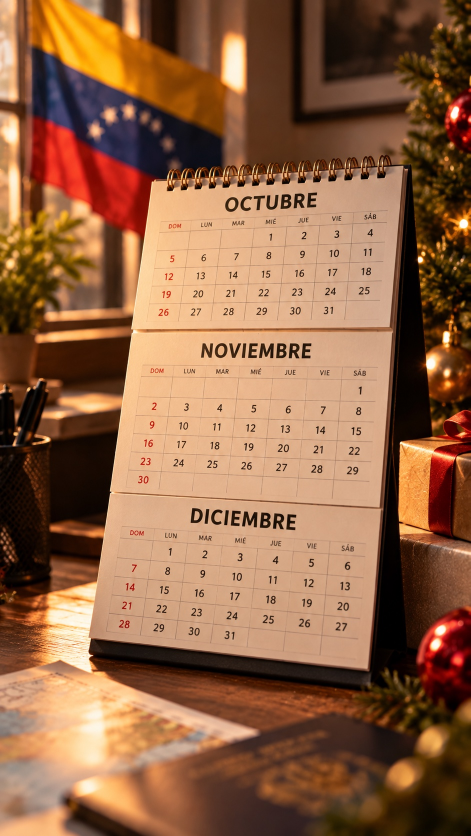
#> input picture calendario-entrega-remotion/scripts/referencia-navidad.jpg, 941 x 1672 px (shown at 1/2 size)
$ python bake_plates.py referencia-navidad.jpg referencia.jpg
#> lines starting #> are read from the running program, lines starting #| are printed output that depends on the picture
"""Build the photographic plates and textures from the reference image.

* fondo.jpg   - the reference, defocused, as the background plate (port at sunset)
* frente.png  - the in-focus foreground (parcels, notebook) with a feathered top edge,
                lightly defocused so it reads as the nearest depth plane
* papel.png   - tileable paper fibre texture (multiplied over every page)
* grano*.png  - film grain tiles

Usage: python bake_plates.py <reference.jpg> <public_dir>
"""
import os, sys
import numpy as np
from PIL import Image, ImageFilter
from scipy import ndimage

SRC, OUT = sys.argv[1], sys.argv[2]
W, H = 2160, 3840
os.makedirs(OUT, exist_ok=True)
rng = np.random.default_rng(7)

ref = Image.open(SRC).convert("RGB")
#> ref is the input picture: PIL image 941x1672 RGB; mean R, G, B 145.1, 100.5, 69.3
big = ref.resize((W, H), Image.LANCZOS)

# Background: strong lens defocus. Two passes give a rounder, filmic falloff.
bg = big.filter(ImageFilter.GaussianBlur(26)).filter(ImageFilter.BoxBlur(10))
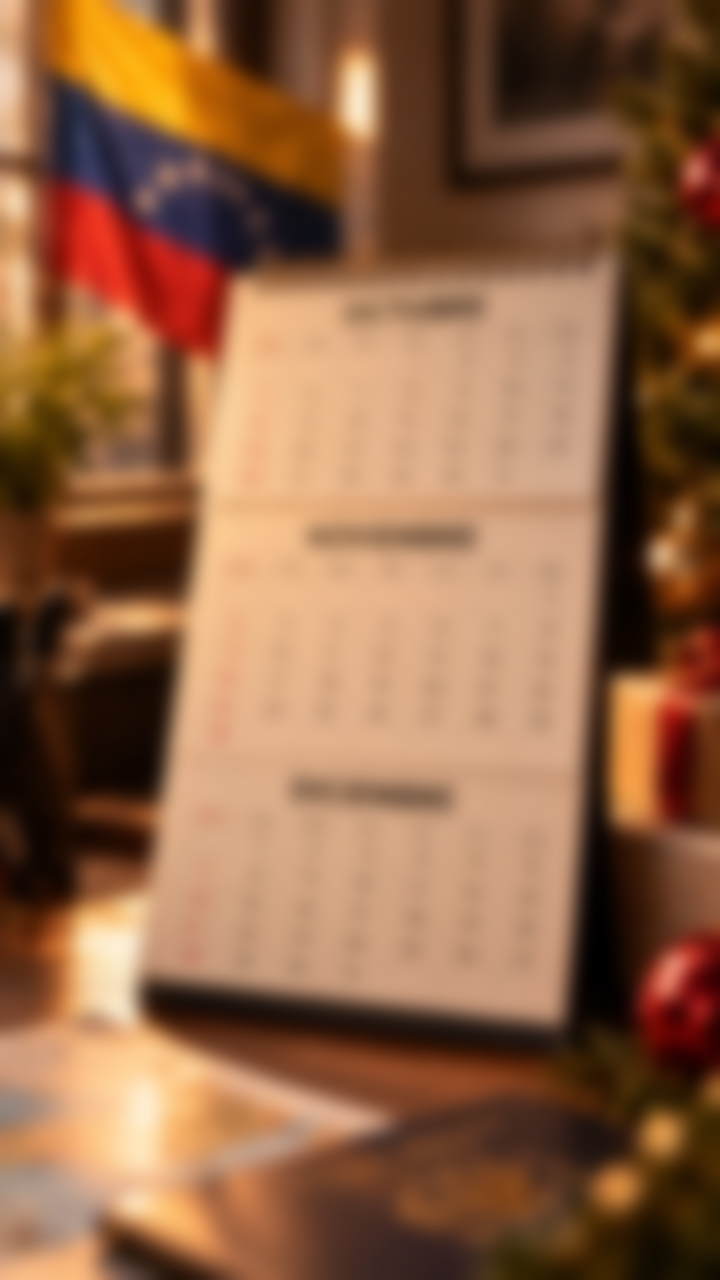
#> bg: PIL image 2160x3840 RGB (shown at 1/3 size); mean R, G, B 145.1, 100.5, 69.4
bg.save(os.path.join(OUT, "fondo.jpg"), quality=92, subsampling=0)

# Foreground: everything below the calendar's base in the reference.
top = int(1118 / ref.height * H)
#> top = 2567
feather = 90
fg = big.filter(ImageFilter.GaussianBlur(3.5)).convert("RGBA")
a = np.zeros((H, W), np.float32)
a[top:] = 1
a[top - feather:top] = np.linspace(0, 1, feather)[:, None]
# Between the two parcels the reference shows the bare table under the old
# calendar: keep that gap transparent so our calendar's base sits on it.
gap = np.zeros((H, W), np.float32)
x0, x1 = int(505 / ref.width * W), int(785 / ref.width * W)
#> x0 = 1159; x1 = 1801
y1 = int(1295 / ref.height * H)
#> y1 = 2974
gap[top - feather:y1, x0:x1] = 1
gap = ndimage.gaussian_filter(gap, 40)
a = a * (1 - np.clip(gap * 1.6, 0, 1))
fg.putalpha(Image.fromarray((a * 255).astype(np.uint8)))
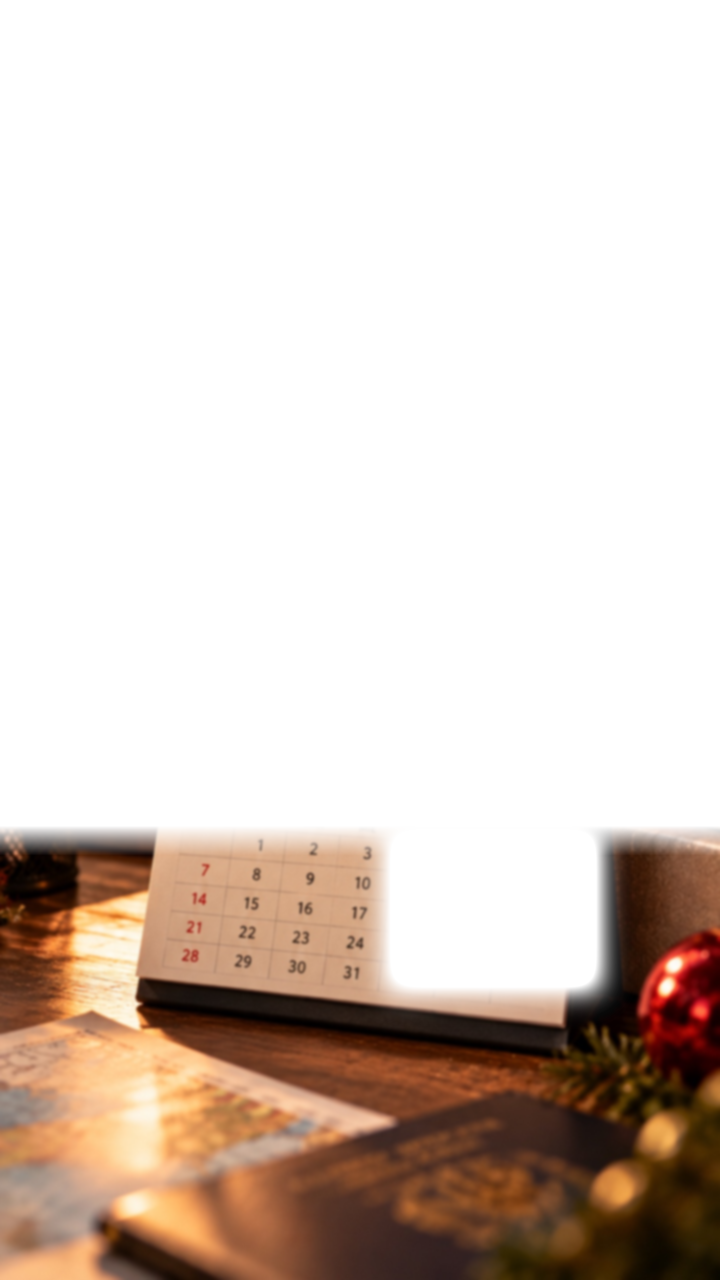
#> fg: PIL image 2160x3840 RGBA (shown at 1/3 size); mean R, G, B, A 145.1, 100.5, 69.4, 77.5; transparent parts drawn white
fg.crop((0, top - feather, W, H)).save(os.path.join(OUT, "frente.png"), optimize=True)
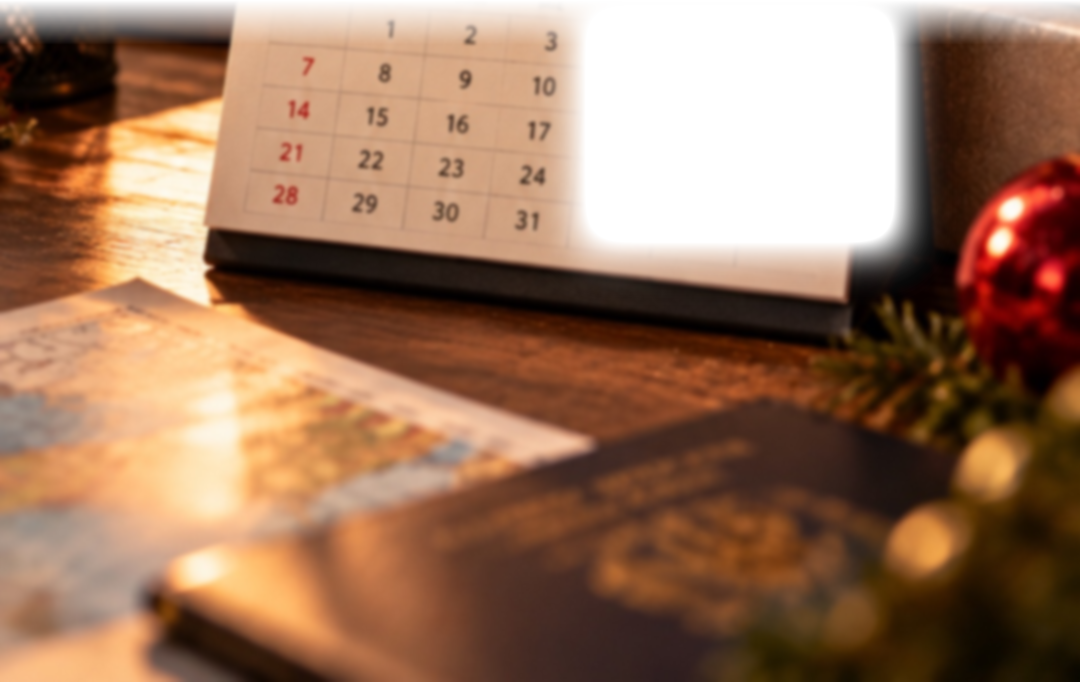
#> saved as frente.png: PIL image 2160x1363 RGBA (shown at 1/2 size); mean R, G, B, A 141.4, 98.6, 70.3, 218.3; transparent parts drawn white
print("frente top", top - feather)
#| frente top 2477

# Paper fibres: fine noise + elongated horizontal fibres, tileable via wrap.
S = 1024
n = rng.standard_normal((S, S)).astype(np.float32)
fine = ndimage.gaussian_filter(n, 0.8, mode="wrap")
fibres = ndimage.gaussian_filter(rng.standard_normal((S, S)).astype(np.float32), (0.7, 6), mode="wrap")
blotch = ndimage.gaussian_filter(rng.standard_normal((S, S)).astype(np.float32), 40, mode="wrap")
p = 0.45 * fine / fine.std() + 0.4 * fibres / fibres.std() + 0.6 * blotch / blotch.std()
p = 236 + p * 7
Image.fromarray(np.clip(p, 0, 255).astype(np.uint8), "L").save(os.path.join(OUT, "papel.png"), optimize=True)
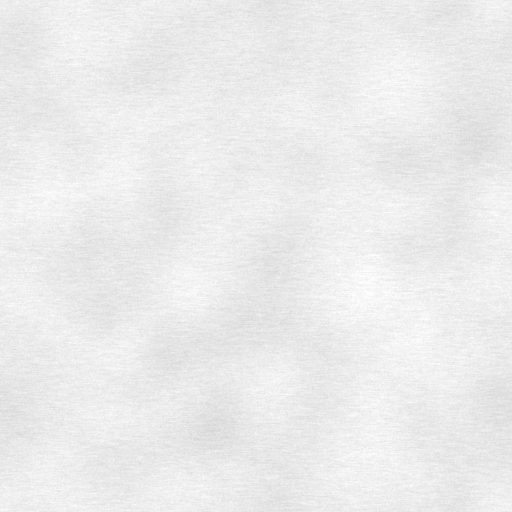
#> saved as papel.png: PIL image 1024x1024 L (shown at 1/2 size); min 207, max 255, mean 235.3

for i in range(6):
    g = ndimage.gaussian_filter(rng.standard_normal((512, 512)).astype(np.float32), 0.75)
    g = np.clip(128 + g / g.std() * 34, 0, 255).astype(np.uint8)
    Image.fromarray(g, "L").save(os.path.join(OUT, f"grano{i}.png"), optimize=True)
#> this loop made 6 passes
#> pass 1, `Image.fromarray(g, "L").save(os.path.join(OUT, f"grano{i}.png"), optim..`:
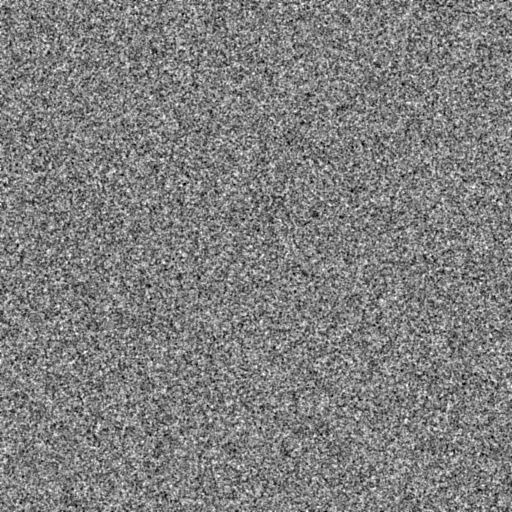
#> saved as grano0.png: PIL image 512x512 L; min 0, max 255, mean 127.3
#> pass 2, `Image.fromarray(g, "L").save(os.path.join(OUT, f"grano{i}.png"), optim..`:
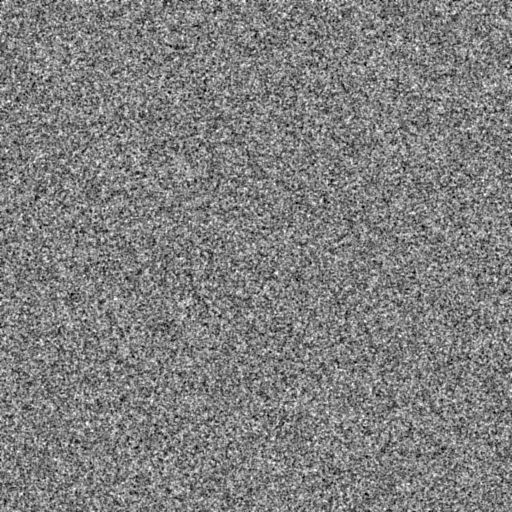
#> saved as grano1.png: PIL image 512x512 L; min 0, max 255, mean 127.5
print("ok")
